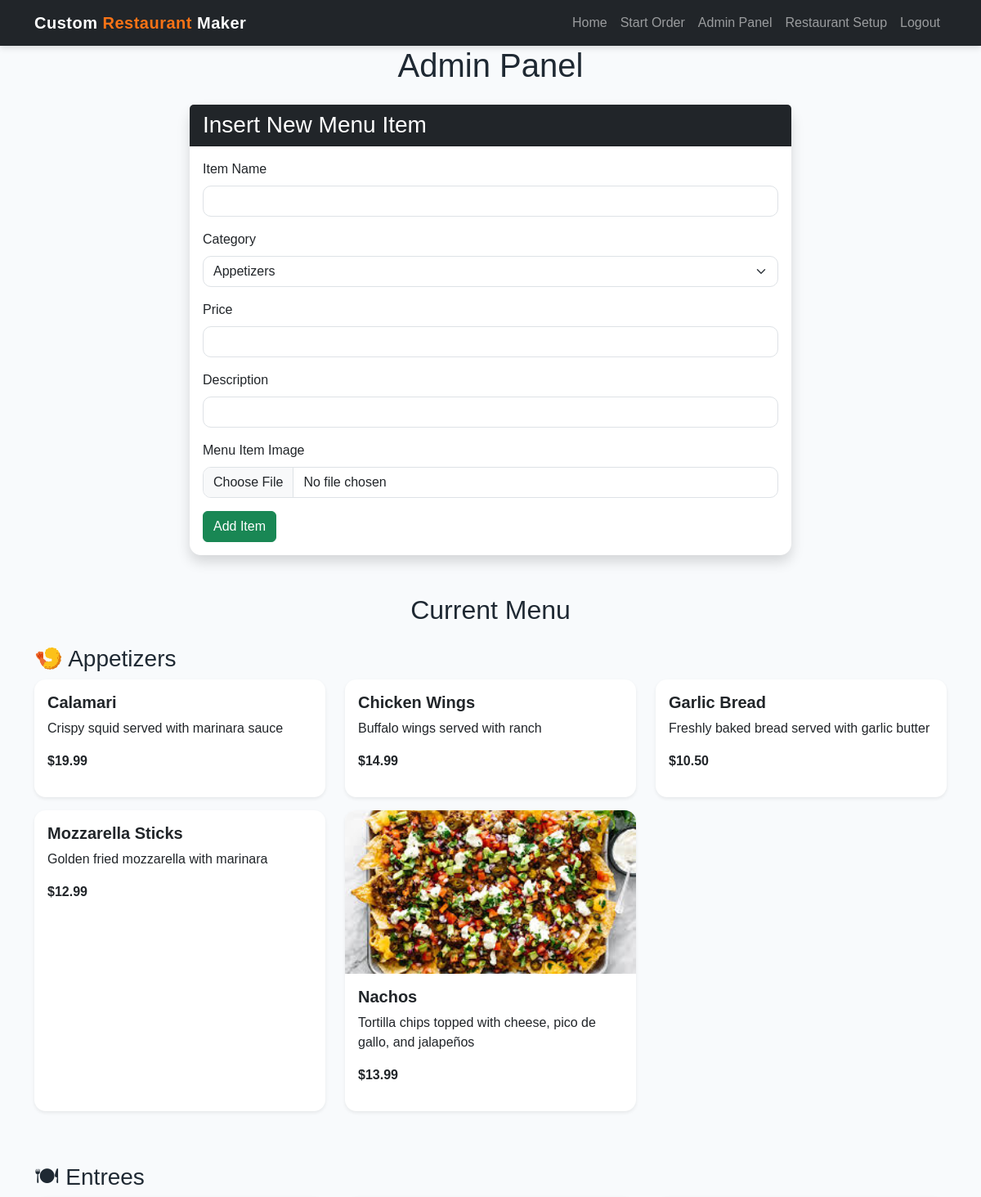
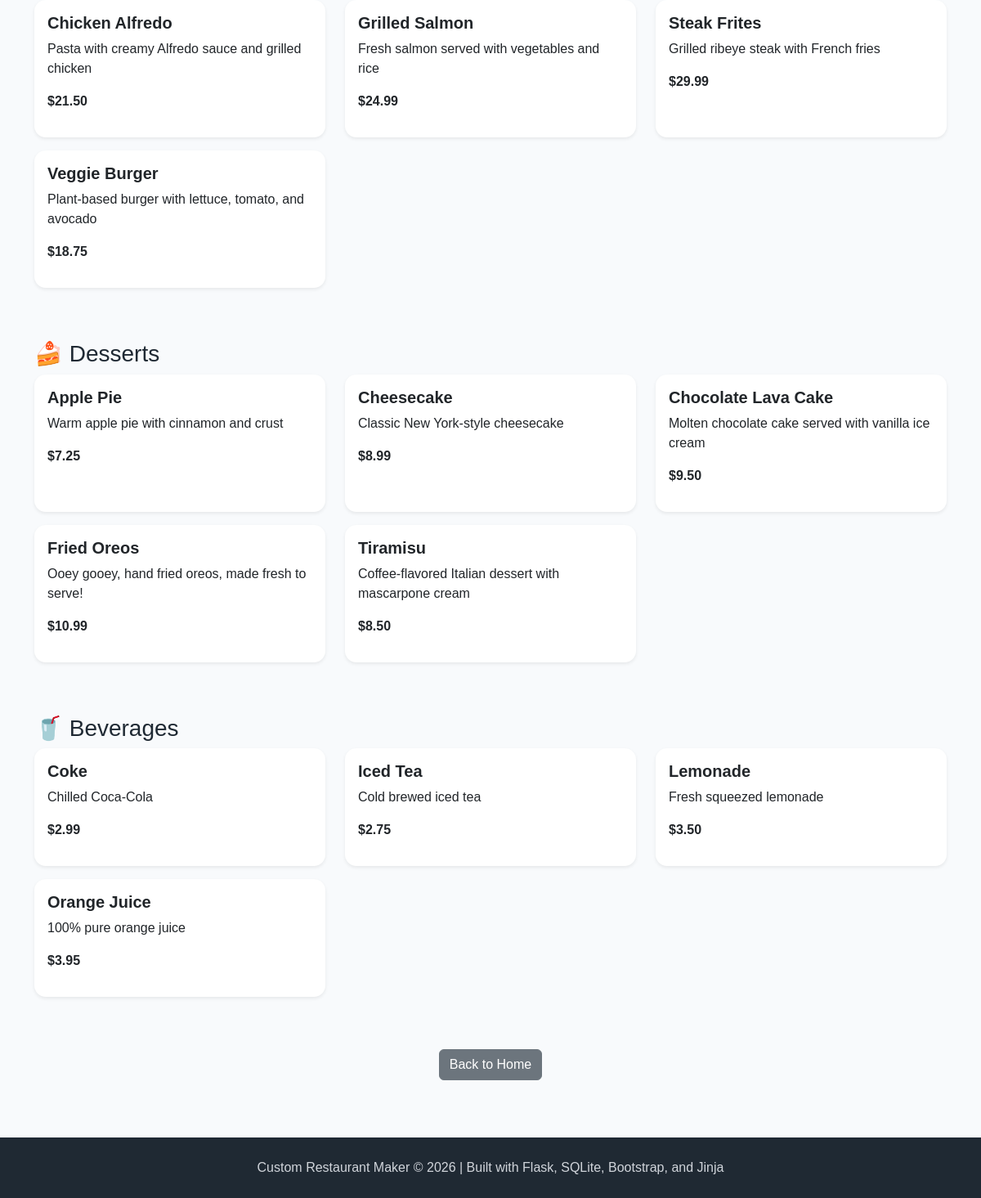
Screenshot of /admin (signed in) with the database file from the repository (2 pictures, top to bottom).
### tables this page shows
CREATE TABLE menu (
    menu_id INTEGER PRIMARY KEY AUTOINCREMENT,
    name TEXT NOT NULL,
    category TEXT NOT NULL,
    price REAL NOT NULL,
    description TEXT
, image_filename TEXT);

### app.py (the view, shortened to what this page needs)
@app.route("/admin", methods=["GET", "POST"])
def admin():
    if not session.get("admin_logged_in"):
        flash("Please log in to access the admin panel.", "warning")
        return redirect("/login")
    conn = get_db()
    cur = conn.cursor()
    cur.execute("""
        SELECT *
        FROM menu
        ORDER BY
            CASE LOWER(category)
                WHEN 'appetizers' THEN 1
                WHEN 'entrees' THEN 2
                WHEN 'desserts' THEN 3
                WHEN 'beverages' THEN 4
                ELSE 5
            END,
            name
    """)
    menu = cur.fetchall()
    conn.close()
    return render_template("admin.html", menu=menu)

### app.py (called while the page is built)
def get_db():
    conn = sqlite3.connect("project4.db")
    conn.row_factory = sqlite3.Row
    return conn

### templates/admin.html (shortened to what this page needs)
{% extends "base.html" %}
{% block content %}
<h1 class="text-center mb-4">Admin Panel</h1>
<div class="row justify-content-center">
    <div class="col-md-8">
        <div class="card shadow mb-5">
            <div class="card-header bg-dark text-white">
                <h3 class="mb-0">Insert New Menu Item</h3>
            </div>
            <div class="card-body">
                <form method="post" action="/admin" enctype="multipart/form-data">
                    <div class="mb-3">
                        <label class="form-label">Item Name</label>
                        <input type="text" name="name" class="form-control" required>
                    </div>
                    <div class="mb-3">
                        <label class="form-label">Category</label>
                        <select name="category" class="form-select" required>
                            <option value="Appetizers">Appetizers</option>
                        </select>
                    </div>
                    <div class="mb-3">
                        <label class="form-label">Price</label>
                        <input type="number" step="0.01" name="price" class="form-control" required>
                    </div>
                    <div class="mb-3">
                        <label class="form-label">Description</label>
                        <input type="text" name="description" class="form-control" required>
                    </div>
                    <div class="mb-3">
                        <label class="form-label">Menu Item Image</label>
                        <input type="file" name="image" class="form-control">
                    </div>
                    <button type="submit" class="btn btn-success">
                        Add Item
                    </button>
                </form>
            </div>
        </div>
    </div>
</div>
<h2 class="text-center mb-4">Current Menu</h2>
<h3 class="mt-4">🍤 Appetizers</h3>
<div class="row">
    {% for item in menu %}
        {% if item['category'].lower() == 'appetizers' %}
            <div class="col-md-4 mb-3">
                <div class="card h-100 shadow-sm">
                    {% if item['image_filename'] %}
                        <img src="{{ url_for('static', filename='uploads/' + item['image_filename']) }}"
                             class="card-img-top"
                             style="height: 200px; object-fit: cover;">
                    {% endif %}
                    <div class="card-body">
                        <h5 class="card-title">{{ item['name'] }}</h5>
                        <p class="card-text">
                            {{ item['description'] }}
                        </p>
                        <p>
                            <strong>${{ "%.2f"|format(item['price']) }}</strong>
                        </p>
                    </div>
                </div>
            </div>
        {% endif %}
    {% endfor %}
</div>
<h3 class="mt-5">🍽 Entrees</h3>
<div class="row">
    {% for item in menu %}
        {% if item['category'].lower() == 'entrees' %}
            <div class="col-md-4 mb-3">
                <div class="card h-100 shadow-sm">
                    <div class="card-body">
                        <h5 class="card-title">{{ item['name'] }}</h5>
                        <p class="card-text">
                            {{ item['description'] }}
                        </p>
                        <p>
                            <strong>${{ "%.2f"|format(item['price']) }}</strong>
                        </p>
                    </div>
                </div>
            </div>
        {% endif %}
    {% endfor %}
</div>
<h3 class="mt-5">🍰 Desserts</h3>
<div class="row">
    {% for item in menu %}
        {% if item['category'].lower() == 'desserts' %}
            <div class="col-md-4 mb-3">
                <div class="card h-100 shadow-sm">
                    <div class="card-body">
                        <h5 class="card-title">{{ item['name'] }}</h5>
                        <p class="card-text">
                            {{ item['description'] }}
                        </p>
                        <p>
                            <strong>${{ "%.2f"|format(item['price']) }}</strong>
                        </p>
                    </div>
                </div>
            </div>
        {% endif %}
    {% endfor %}
</div>
<h3 class="mt-5">🥤 Beverages</h3>
<div class="row">
    {% for item in menu %}
        {% if item['category'].lower() == 'beverages' %}
            <div class="col-md-4 mb-3">
                <div class="card h-100 shadow-sm">
                    <div class="card-body">
                        <h5 class="card-title">{{ item['name'] }}</h5>
                        <p class="card-text">
                            {{ item['description'] }}
                        </p>
                        <p>
                            <strong>${{ "%.2f"|format(item['price']) }}</strong>
                        </p>
                    </div>
                </div>
            </div>
        {% endif %}
    {% endfor %}
</div>
<div class="text-center mt-5 mb-5">
    <a href="/" class="btn btn-secondary">
        Back to Home
    </a>
</div>
{% endblock %}

### templates/base.html (shortened to what this page needs)
<!DOCTYPE html>
<html>
<head>
    <link href="https://cdn.jsdelivr.net/npm/bootstrap@5.3.3/dist/css/bootstrap.min.css" rel="stylesheet">
    <link rel="stylesheet" href="{{ url_for('static', filename='style.css') }}">
</head>
<body>
<nav class="navbar navbar-expand-lg navbar-dark bg-dark">
    <div class="container">
        <a class="navbar-brand" href="/">
            Custom <span class="brand-highlight">Restaurant</span> Maker
        </a>
        <div class="collapse navbar-collapse" id="navbarNav">
            <div class="navbar-nav ms-auto">
                <a class="nav-link" href="/">Home</a>
                <a class="nav-link" href="/start_order">Start Order</a>
                {% if session.get("admin_logged_in") %}
                    <a class="nav-link" href="/admin">Admin Panel</a>
                    <a class="nav-link" href="/restaurant_setup">Restaurant Setup</a>
                    <a class="nav-link" href="/logout">Logout</a>
                {% else %}
                    <a class="nav-link" href="/login">Admin Login</a>
                {% endif %}
            </div>
        </div>
    </div>
</nav>
<main class="container">
    {% block content %}{% endblock %}
</main>
<footer class="footer">
    <div class="container">
        <p>
            Custom Restaurant Maker &copy; 2026 | Built with Flask, SQLite, Bootstrap, and Jinja
        </p>
    </div>
</footer>
</body>
</html>

### static/style.css (style rules this page uses)
:root { --primary-dark: #1f2933; --primary-orange: #f97316; --primary-yellow: #facc15; --primary-green: #16a34a; --soft-bg: #f8fafc; --card-bg: #ffffff; --text-dark: #1f2933; }
body { background-color: var(--soft-bg); color: var(--text-dark); font-family: Arial, Helvetica, sans-serif; }
.navbar { box-shadow: 0 2px 8px rgba(0, 0, 0, 0.15); }
.navbar-brand { font-weight: 700; letter-spacing: 0.5px; }
.brand-highlight { color: var(--primary-orange); }
.card { border: none; border-radius: 14px; transition: transform 0.2s ease, box-shadow 0.2s ease; }
.card-title { font-weight: 700; }
.card-img-top { border-top-left-radius: 14px; border-top-right-radius: 14px; }
.form-control, .form-select { border-radius: 10px; }
.footer { background-color: var(--primary-dark); color: white; padding: 25px 0; margin-top: 70px; text-align: center; }
.footer p { margin: 0; color: #d1d5db; }

### rows the page displays
menu: name "Calamari", description "Crispy squid served with marinara sauce", price "19.99"
menu: name "Chicken Wings", description "Buffalo wings served with ranch", price "14.99"
menu: name "Garlic Bread", description "Freshly baked bread served with garlic butter", price "10.50"
menu: name "Mozzarella Sticks", description "Golden fried mozzarella with marinara", price "12.99"
menu: image_filename (picture), name "Nachos", description "Tortilla chips topped with cheese, pico de gallo, and jalapeños", price "13.99"
menu: name "Chicken Alfredo", description "Pasta with creamy Alfredo sauce and grilled chicken", price "21.50"
menu: name "Grilled Salmon", description "Fresh salmon served with vegetables and rice", price "24.99"
menu: name "Steak Frites", description "Grilled ribeye steak with French fries", price "29.99"
menu: name "Veggie Burger", description "Plant-based burger with lettuce, tomato, and avocado", price "18.75"
menu: name "Apple Pie", description "Warm apple pie with cinnamon and crust", price "7.25"
menu: name "Cheesecake", description "Classic New York-style cheesecake", price "8.99"
menu: name "Chocolate Lava Cake", description "Molten chocolate cake served with vanilla ice cream", price "9.50"
menu: name "Fried Oreos", description "Ooey gooey, hand fried oreos, made fresh to serve!", price "10.99"
menu: name "Tiramisu", description "Coffee-flavored Italian dessert with mascarpone cream", price "8.50"
menu: name "Coke", description "Chilled Coca-Cola", price "2.99"
menu: name "Iced Tea", description "Cold brewed iced tea", price "2.75"
menu: name "Lemonade", description "Fresh squeezed lemonade", price "3.50"
menu: name "Orange Juice", description "100% pure orange juice", price "3.95"
